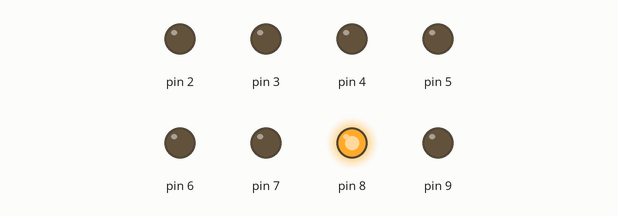
The sketch below on a simulated Arduino Uno, built with avr-gcc and run on an emulated ATmega328P. Shown: output pins drawn as LEDs (lit = HIGH).

Above: at 0.1 s.
Timing chart, 0 to 1.6 s (numbered marks = the images above):
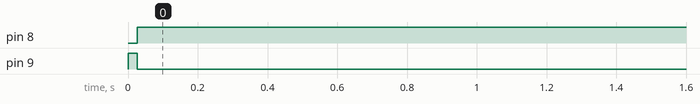

The sketch:

marek3.ino
```cpp
#include <ISADefinitions.h>
#include <ISAButtons.h>
ISAButtons button;
int i=0;
void setup() {
  pinMode(LED1, OUTPUT);
  pinMode(LED2, OUTPUT);
  pinMode(LED3, OUTPUT);
  pinMode(LED4, OUTPUT);
  pinMode(LED5, OUTPUT);
  pinMode(LED6, OUTPUT);
  pinMode(LED7, OUTPUT);
  pinMode(LED8, OUTPUT);
   digitalWrite(LED1, HIGH);
   button.init();

}

void loop() {
  if(button.buttonPressed(3))
  {
  digitalWrite(LEDS[i], LOW);
  i++;
  digitalWrite(LEDS[i], HIGH);
  delay(500);
  if(i==7)
  {
  digitalWrite(LEDS[7], LOW);
  i=0;
  digitalWrite(LEDS[i], HIGH);
  }
  }

if(button.buttonPressed(0))
  {
  digitalWrite(LEDS[i], LOW);
  i--;
  digitalWrite(LEDS[i], HIGH);
  delay(500);
  if(i==0)
  {
  digitalWrite(LEDS[0], LOW);
  i=7;
  digitalWrite(LEDS[i], HIGH);
  }
  }

}
```

Measured:
- by itself, pin 8: LOW → HIGH at 0.03 s
- by itself, pin 9: HIGH → LOW at 0.03 s
